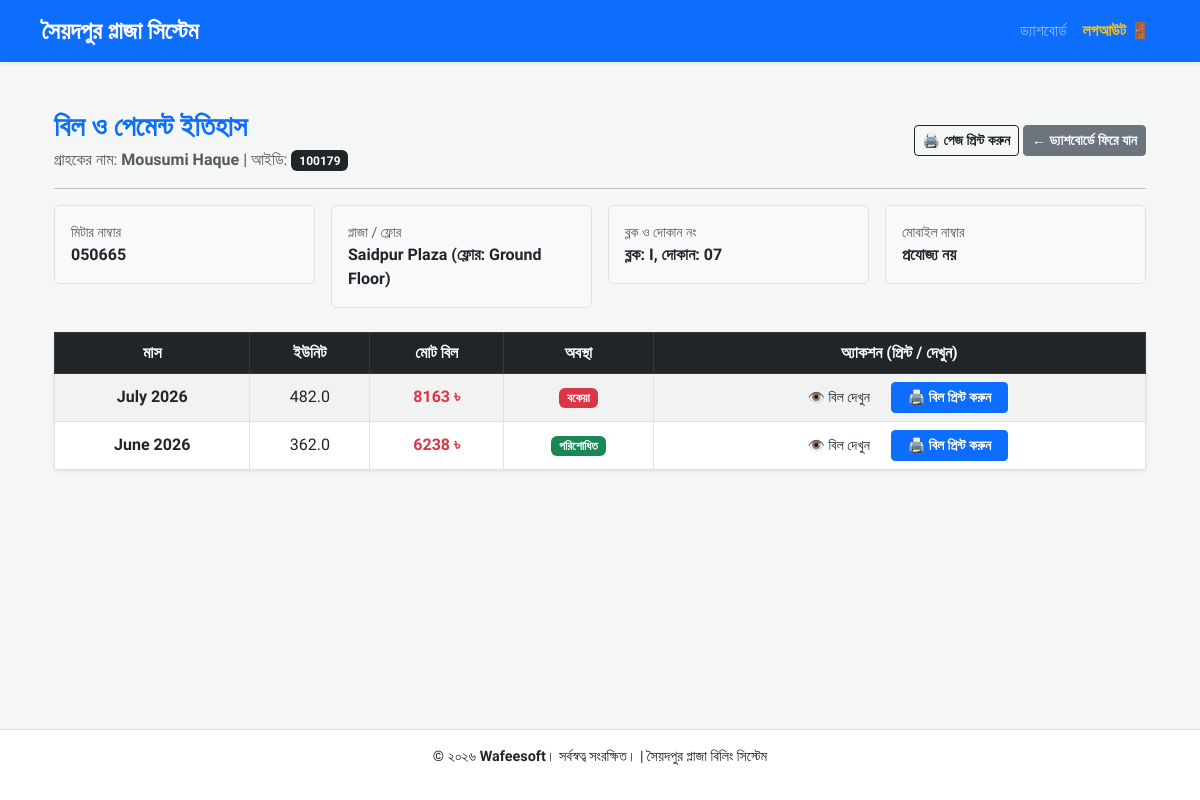
The app's page /customer/portal/view_bills (signed in), older data.
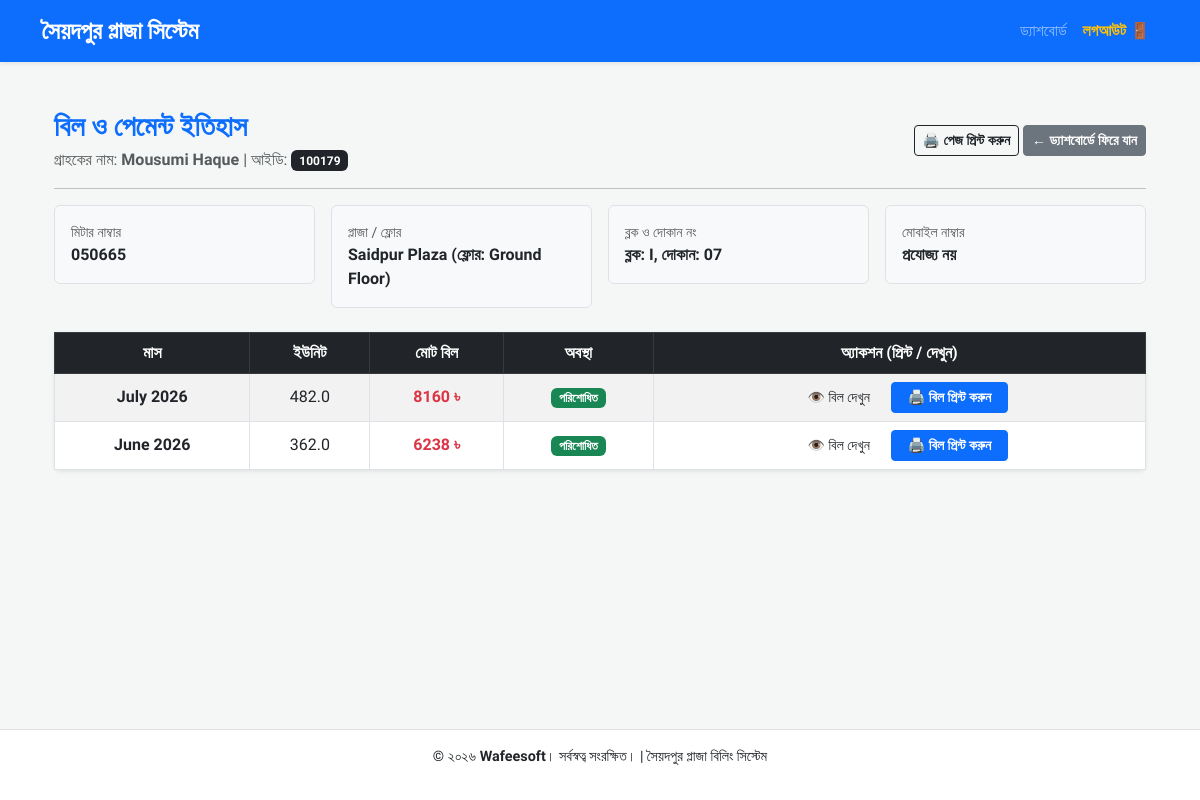
The same page, newer data.
### tables this page shows
CREATE TABLE bills (
                        id INTEGER PRIMARY KEY AUTOINCREMENT,
                        bill_no TEXT,
                        customer_id INTEGER,
                        meter_no TEXT,
                        owner_name TEXT,
                        bill_month TEXT,
                        plaza_name TEXT,
                        floor_no TEXT,
                        block_no TEXT,
                        shop_no TEXT,
                        bill_issue_date TEXT,
                        due_date TEXT NOT NULL,
                        curr_reading_date TEXT,
                        prev_reading_date TEXT,
                        current_reading REAL DEFAULT 0.0,
                        previous_reading REAL DEFAULT 0.0,
                        units_consumed REAL DEFAULT 0.0,
                        energy_charge REAL DEFAULT 0.0,
                        demand_charge REAL DEFAULT 0.0,
                        misc_charge REAL DEFAULT 0.0,
                        principal_amount REAL DEFAULT 0.0,
                        vat REAL DEFAULT 0.0,
                        current_month_total REAL DEFAULT 0.0,
                        arrears REAL DEFAULT 0.0,
                        total_payable INTEGER,
                        late_fee REAL DEFAULT 0.0,
                        total_payable_after_due INTEGER,
                        note_1 TEXT,
                        note_2 TEXT,
                        note_3 TEXT,
                        is_locked INTEGER DEFAULT 0,
                        status TEXT DEFAULT 'Unpaid',
                        paid_amount REAL DEFAULT 0.0,
                        payment_date TEXT,
                        payment_method TEXT,
                        received_by TEXT,
                        prepared_by TEXT,
                        FOREIGN KEY (customer_id) REFERENCES customers (customer_id));

### app.py (the view)
@app.route('/customer/portal/view_bills') # অথবা আপনার রাউটের নাম অনুযায়ী
def customer_view_bills():
    customer_id = session.get('customer_id') # সেশন থেকে আইডি নেওয়া
    if not customer_id:
        return redirect(url_for('customer_login'))
    conn = get_db_connection()
    customer = conn.execute("SELECT * FROM customers WHERE customer_id = ?", (customer_id,)).fetchone()
    history = conn.execute('''
        SELECT * FROM bills
        WHERE customer_id = ?
        ORDER BY id DESC LIMIT 24
    ''', (customer_id,)).fetchall()
    conn.close()
    return render_template('customer_view_bills.html', customer=customer, history=history)

### app.py (called while the page is built)
def get_db_connection():
    conn = sqlite3.connect(DB_PATH)
    conn.row_factory = sqlite3.Row
    return conn

@app.context_processor
def inject_user_role():
    username = session.get('username', 'Guest')
    user_role = session.get('user_role', 'None')
    return dict(username=username, user_role=user_role)

### templates/customer_view_bills.html (shortened to what this page needs)
{% extends 'base.html' %}
{% block content %}
<div class="container mt-4">
    <div class="d-flex justify-content-between align-items-center mb-3 flex-wrap gap-2">
        <div>
            <h3 class="fw-bold text-primary mb-1">বিল ও পেমেন্ট ইতিহাস</h3>
            <p class="text-muted mb-0">গ্রাহকের নাম: <strong>{{ customer.owner_name }}</strong> | আইডি: <span class="badge bg-dark">{{ customer.customer_id }}</span></p>
        </div>
        <div>
            <button onclick="window.print()" class="btn btn-outline-dark btn-sm fw-bold">🖨️ পেজ প্রিন্ট করুন</button>
            <a href="{{ url_for('billing_dashboard') }}" class="btn btn-secondary btn-sm fw-bold">← ড্যাশবোর্ডে ফিরে যান</a>
        </div>
    </div>
    <hr>
    <div class="row mb-4 g-3">
        <div class="col-md-3">
            <div class="p-3 border rounded bg-light">
                <small class="text-muted d-block">মিটার নাম্বার</small>
                <span class="fw-bold">{{ customer.meter_no }}</span>
            </div>
        </div>
        <div class="col-md-3">
            <div class="p-3 border rounded bg-light">
                <small class="text-muted d-block">প্লাজা / ফ্লোর</small>
                <span class="fw-bold">{{ customer.plaza_name }} (ফ্লোর: {{ customer.floor_no }})</span>
            </div>
        </div>
        <div class="col-md-3">
            <div class="p-3 border rounded bg-light">
                <small class="text-muted d-block">ব্লক ও দোকান নং</small>
                <span class="fw-bold">ব্লক: {{ customer.block_no }}, দোকান: {{ customer.shop_no }}</span>
            </div>
        </div>
        <div class="col-md-3">
            <div class="p-3 border rounded bg-light">
                <small class="text-muted d-block">মোবাইল নাম্বার</small>
                <span class="fw-bold">{{ customer.phone or 'প্রযোজ্য নয়' }}</span>
            </div>
        </div>
    </div>
    <div class="card shadow-sm border-0">
        <div class="card-body p-0">
            <div class="table-responsive">
                <table class="table table-striped table-bordered table-hover mb-0 align-middle">
                    <thead class="table-dark text-center">
                        <tr>
                            <th>মাস</th>
                            <th>ইউনিট</th>
                            <th>মোট বিল</th>
                            <th>অবস্থা</th>
                            <th>অ্যাকশন (প্রিন্ট / দেখুন)</th>
                        </tr>
                    </thead>
                    <tbody class="text-center">
                        {% for bill in history %}
                        <tr>
                            <td class="fw-bold">{{ bill.bill_month }}</td>
                            <td>{{ bill.units_consumed }}</td>
                            <td class="text-danger fw-bold">{{ bill.total_payable }} ৳</td>
                            <td>
                                {% if bill.status == 'Paid' %}
                                    <span class="badge bg-success">পরিশোধিত</span>
                                {% else %}
                                    <span class="badge bg-danger">বকেয়া</span>
                                {% endif %}
                            </td>
                            <td>
                                <a href="{{ url_for('view_bill', bill_id=bill.id) }}" target="_blank" class="btn btn-view-bill btn-sm rounded-pill px-3">
                                    👁️ বিল দেখুন
                                </a>
                                <a href="{{ url_for('view_bill', bill_id=bill.id) }}" target="_blank" class="btn btn-primary btn-sm fw-bold px-3">
                                    🖨️ বিল প্রিন্ট করুন
                                </a>
                            </td>
                        </tr>
                        {% else %}
                        <tr>
                            <td colspan="5" class="text-center text-muted py-4 fw-bold">এই গ্রাহকের কোনো বিলের ইতিহাস নেই।</td>
                        </tr>
                        {% endfor %}
                    </tbody>
                </table>
            </div>
        </div>
    </div>
</div>
{% endblock %}

Row changes from the older to the newer data that the page shows:
changed bills "July 2026": total_payable "8163" → "8160"; status "বকেয়া" → "পরিশোধিত"
